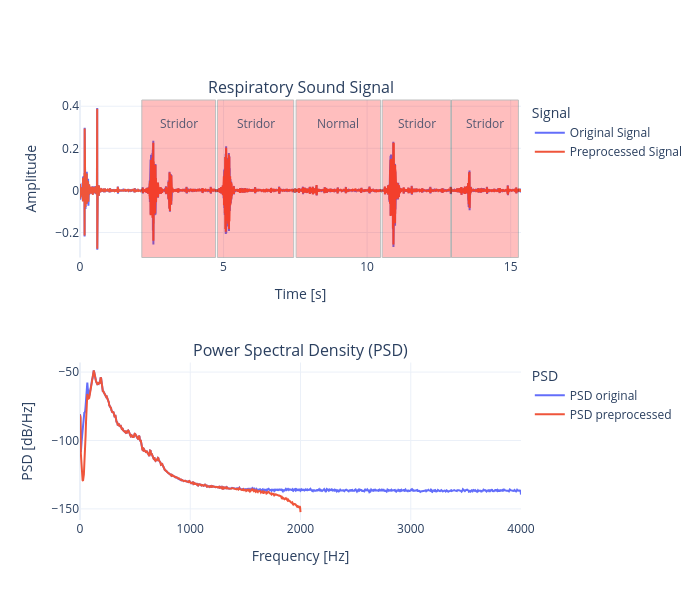

The notebook cell saved with this chart:
### Markdown cell above
# 4. Plot señal + Espectro

### Code cell
# Espectro PSD de Welch (original)
N = len(signal)//64
NFFT = 2**np.ceil(np.log2(N))
f, Pxx = welch(signal, fs=fs, window=hann(N), noverlap=N//2, nfft=NFFT)

# Espectro PSD Señal filtrada
N = len(signal_pre)//64
NFFT = 2**np.ceil(np.log2(N))
f_filtered, Pxx_filtered = welch(signal_pre, fs=fs_new, window=hann(N), noverlap=N//2, nfft=NFFT)

# Figura
fig = make_subplots(rows=2, cols=1,
    subplot_titles=("Respiratory Sound Signal", "Power Spectral Density (PSD)"),
)

# --- Señal (subplot 1) ---
fig.add_trace(
    go.Scatter(x=t, y=signal, mode="lines", name="Original Signal",
               line=dict(color=colors[0]), legend="legend"),
    row=1, col=1
)
fig.add_trace(
    go.Scatter(x=t_pre, y=signal_pre, mode="lines", name="Preprocessed Signal",
               line=dict(color=colors[1]), legend="legend"),
    row=1, col=1
)

for onset, offset, annotation in zip(onsets, offsets, annotations):
    fig.add_vrect(x0=onset, x1=offset, fillcolor="red", opacity=0.25, line_width=1, line_color="black", row=1, col=1)
    fig.add_annotation(x=(onset + offset) / 2, y=0.97, xref="x1", yref="paper", text=annotation, showarrow=False, font=dict(size=12), opacity=0.8)

fig.update_xaxes(title="Time [s]", row=1, col=1)
fig.update_yaxes(title="Amplitude", row=1, col=1)

# --- PSD (subplot 2) ---
fig.add_trace(
    go.Scatter(x=f, y=10*np.log10(Pxx), mode="lines", name="PSD original",
               line=dict(color=colors[0]), legend="legend2"),
    row=2, col=1
)
fig.add_trace(
    go.Scatter(x=f_filtered, y=10*np.log10(Pxx_filtered), mode="lines", name="PSD preprocessed",
               line=dict(color=colors[1]), legend="legend2"),
    row=2, col=1
)
fig.update_xaxes(title="Frequency [Hz]", row=2, col=1)
fig.update_yaxes(title="PSD [dB/Hz]", row=2, col=1)

fig.update_layout(
    height=600,
    width=700,
    template="plotly_white",
    legend=dict(
        title="Signal",
        x=1.02, y=fig.layout.yaxis1.domain[1],
        xanchor="left", yanchor="top",
    ),
    legend2=dict(
        title="PSD",
        x=1.02, y=fig.layout.yaxis2.domain[1],
        xanchor="left", yanchor="top",
    ),
)

fig.show()

### Figure 1 — Plotly figure (JSON) as saved in the notebook; plotly's stock layout.template omitted (floating-point values rounded to 4 significant figures; data arrays with more than 128 entries replaced by an {"elided": "..."} marker saying what was removed)
{"data": [{"legend": "legend", "line": {"color": "#636EFA"}, "mode": "lines", "name": "Original Signal", "type": "scatter", "x": {"elided": "122880 float values"}, "xaxis": "x", "y": {"elided": "122880 float values"}, "yaxis": "y"}, {"legend": "legend", "line": {"color": "#EF553B"}, "mode": "lines", "name": "Preprocessed Signal", "type": "scatter", "x": {"elided": "61440 float values"}, "xaxis": "x", "y": {"elided": "61440 float values"}, "yaxis": "y"}, {"legend": "legend2", "line": {"color": "#636EFA"}, "mode": "lines", "name": "PSD original", "type": "scatter", "x": {"elided": "1025 float values"}, "xaxis": "x2", "y": {"elided": "1025 float values"}, "yaxis": "y2"}, {"legend": "legend2", "line": {"color": "#EF553B"}, "mode": "lines", "name": "PSD preprocessed", "type": "scatter", "x": {"elided": "513 float values"}, "xaxis": "x2", "y": {"elided": "513 float values"}, "yaxis": "y2"}], "layout": {"annotations": [{"font": {"size": 16}, "showarrow": false, "text": "Respiratory Sound Signal", "x": 0.5, "xanchor": "center", "xref": "paper", "y": 1, "yanchor": "bottom", "yref": "paper"}, {"font": {"size": 16}, "showarrow": false, "text": "Power Spectral Density (PSD)", "x": 0.5, "xanchor": "center", "xref": "paper", "y": 0.375, "yanchor": "bottom", "yref": "paper"}, {"font": {"size": 12}, "opacity": 0.8, "showarrow": false, "text": "Stridor", "x": 3.438, "xref": "x", "y": 0.97, "yref": "paper"}, {"font": {"size": 12}, "opacity": 0.8, "showarrow": false, "text": "Stridor", "x": 6.114, "xref": "x", "y": 0.97, "yref": "paper"}, {"font": {"size": 12}, "opacity": 0.8, "showarrow": false, "text": "Normal", "x": 8.998, "xref": "x", "y": 0.97, "yref": "paper"}, {"font": {"size": 12}, "opacity": 0.8, "showarrow": false, "text": "Stridor", "x": 11.72, "xref": "x", "y": 0.97, "yref": "paper"}, {"font": {"size": 12}, "opacity": 0.8, "showarrow": false, "text": "Stridor", "x": 14.1, "xref": "x", "y": 0.97, "yref": "paper"}], "height": 600, "legend": {"title": {"text": "Signal"}, "x": 1.02, "xanchor": "left", "y": 1, "yanchor": "top"}, "legend2": {"title": {"text": "PSD"}, "x": 1.02, "xanchor": "left", "y": 0.375, "yanchor": "top"}, "shapes": [{"fillcolor": "red", "line": {"color": "black", "width": 1}, "opacity": 0.25, "type": "rect", "x0": 2.153, "x1": 4.722, "xref": "x", "y0": 0, "y1": 1, "yref": "y domain"}, {"fillcolor": "red", "line": {"color": "black", "width": 1}, "opacity": 0.25, "type": "rect", "x0": 4.786, "x1": 7.443, "xref": "x", "y0": 0, "y1": 1, "yref": "y domain"}, {"fillcolor": "red", "line": {"color": "black", "width": 1}, "opacity": 0.25, "type": "rect", "x0": 7.526, "x1": 10.47, "xref": "x", "y0": 0, "y1": 1, "yref": "y domain"}, {"fillcolor": "red", "line": {"color": "black", "width": 1}, "opacity": 0.25, "type": "rect", "x0": 10.53, "x1": 12.91, "xref": "x", "y0": 0, "y1": 1, "yref": "y domain"}, {"fillcolor": "red", "line": {"color": "black", "width": 1}, "opacity": 0.25, "type": "rect", "x0": 12.94, "x1": 15.27, "xref": "x", "y0": 0, "y1": 1, "yref": "y domain"}], "width": 700, "xaxis": {"anchor": "y", "domain": [0, 1], "title": {"text": "Time [s]"}}, "xaxis2": {"anchor": "y2", "domain": [0, 1], "title": {"text": "Frequency [Hz]"}}, "yaxis": {"anchor": "x", "domain": [0.625, 1], "title": {"text": "Amplitude"}}, "yaxis2": {"anchor": "x2", "domain": [0, 0.375], "title": {"text": "PSD [dB/Hz]"}}}}
